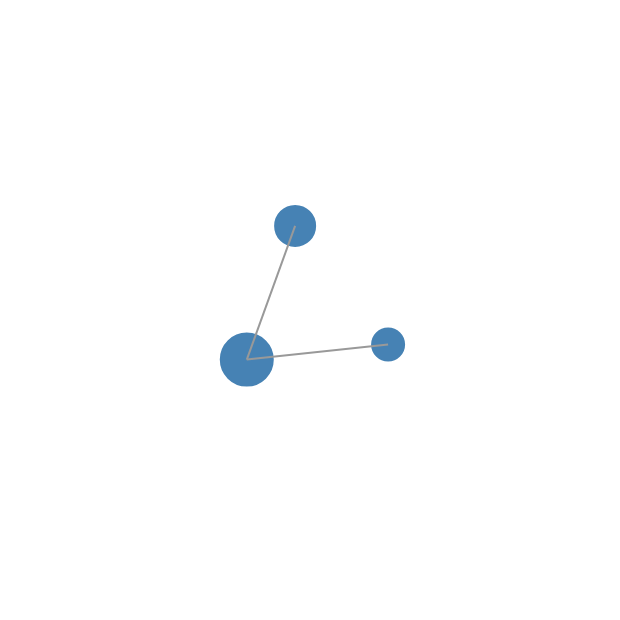

Vega-Lite specification stored for this chart:
### Vega specification from a JSON file in a GitHub repository (floating-point values rounded to 4 significant figures)
{"$schema": "https://vega.github.io/schema/vega/v6.json", "width": 300, "height": 300, "padding": 5, "autosize": "none", "data": [{"name": "nodes", "values": [{"id": 0, "w": 9}, {"id": 1, "w": 14}, {"id": 2, "w": 11}]}, {"name": "links", "values": [{"source": 0, "target": 1}, {"source": 1, "target": 2}]}], "marks": [{"name": "node-marks", "type": "symbol", "from": {"data": "nodes"}, "encode": {"update": {"size": {"signal": "datum.w * datum.w * 4"}, "fill": {"value": "steelblue"}, "stroke": {"value": "white"}}}, "transform": [{"type": "force", "iterations": 200, "static": true, "forces": [{"force": "center", "x": 150, "y": 150}, {"force": "collide", "radius": {"expr": "sqrt(datum.size / 3.1416)"}}, {"force": "nbody", "strength": -30}, {"force": "link", "links": "links", "distance": 70}], "signal": "force"}]}, {"type": "path", "from": {"data": "links"}, "interactive": false, "encode": {"update": {"stroke": {"value": "#999"}, "strokeWidth": {"value": 1}}}, "transform": [{"type": "linkpath", "shape": "line", "sourceX": "datum.source.x", "sourceY": "datum.source.y", "targetX": "datum.target.x", "targetY": "datum.target.y", "require": {"signal": "force"}}]}]}
